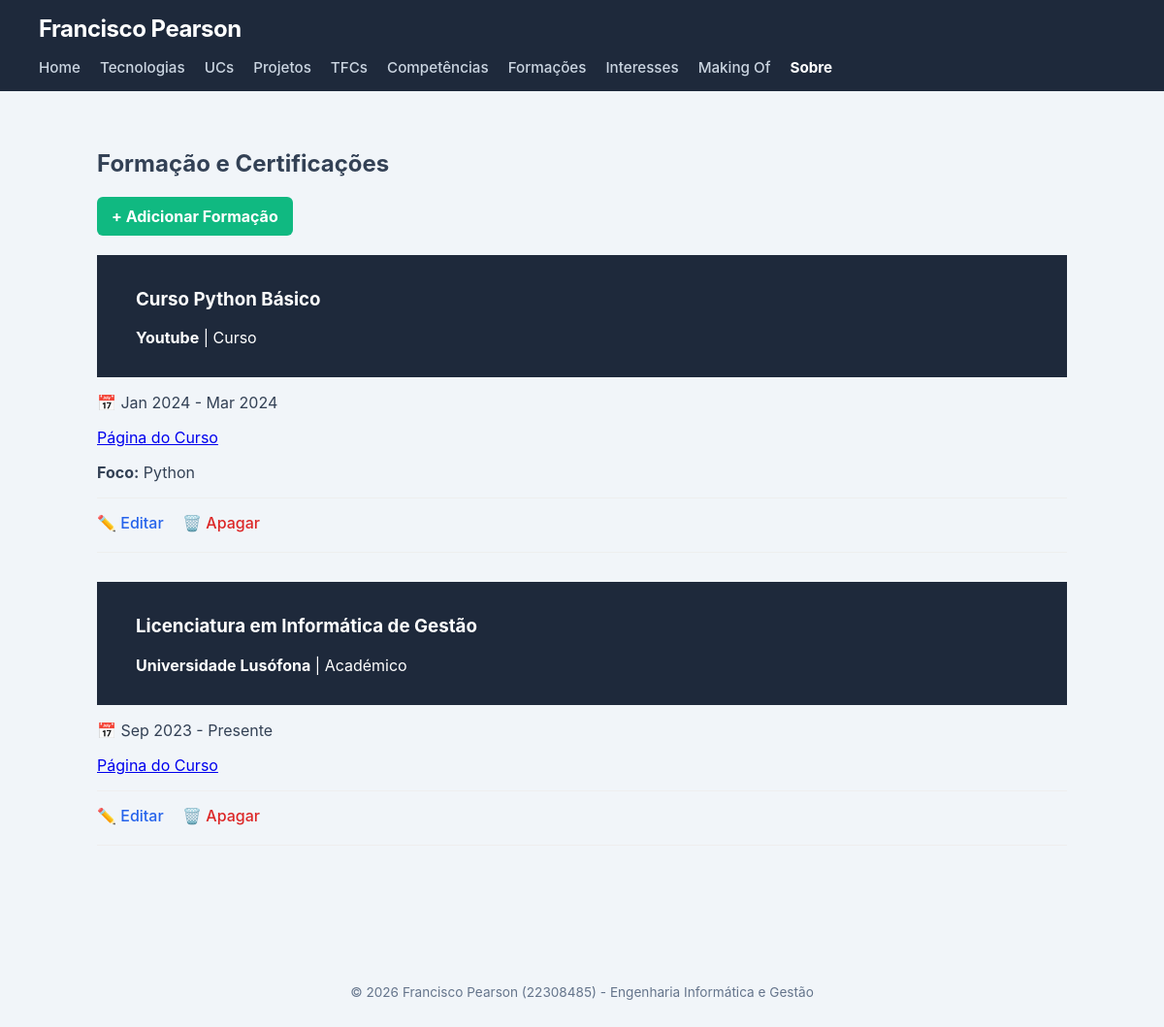
The page /portfolio/formacoes/ on the database its author committed.
### portfolio/models.py (models this page shows, shortened)
class Formacao(models.Model):
    TIPO_CHOICES = [
        ('CU', 'Curso'),
        ('CE', 'Certificação'),
        ('WO', 'Workshop'),
        ('AC', 'Académico'),
    ]
    titulo = models.CharField(max_length=200)
    instituicao = models.CharField(max_length=200)
    data_inicio = models.DateField()
    data_conclusao = models.DateField(blank=True, null=True)
    certificado = models.FileField(upload_to='certificados/', blank=True, null=True)
    url = models.URLField(blank=True)
    tipo = models.CharField(max_length=2, choices=TIPO_CHOICES, default='CU')
    tecnologias = models.ManyToManyField(Tecnologia, blank=True)
    class Meta:
        ordering = ['-data_inicio']

class Tecnologia(models.Model):
    NIVEL_CHOICES = [(i, str(i)) for i in range(1, 6)]
    nome = models.CharField(max_length=100)
    descricao = models.TextField(
        blank=True,
        help_text="O que faz, o que permite e aspetos que gostou ou não gostou."
    )
    logo = models.ImageField(upload_to='tecnologias/', blank=True, null=True)
    url_oficial = models.URLField(blank=True)
    nivel_interesse = models.IntegerField(choices=NIVEL_CHOICES, default=3)
    tipo = models.ForeignKey(
        TipoTecnologia,
        on_delete=models.SET_NULL,
        null=True,
        blank=True,
        related_name="tecnologias"
    )

### portfolio/views.py (the view)
# urls.py: path('formacoes/', views.formacoes_view, name='formacoes'),
def formacoes_view(request):
    formacoes = Formacao.objects.prefetch_related('tecnologias').all()
    return render(request, 'portfolio/formacoes.html', {'formacoes': formacoes})

### portfolio/templates/portfolio/formacoes.html
{% extends 'portfolio/base.html' %}
{% block content %}
<section>
    <h2>Formação e Certificações</h2>
    <a href="{% url 'portfolio:nova_formacao' %}" style="display: inline-block; background: #10b981; color: white; padding: 10px 15px; text-decoration: none; border-radius: 6px; font-weight: bold; margin-bottom: 20px;">
        + Adicionar Formação
    </a>
    {% if formacoes %}
        {% for formacao in formacoes %}
            <article style="margin-bottom: 30px; border-bottom: 1px solid #eee; padding-bottom: 20px;">
                <header>
                    <h3>{{ formacao.titulo }}</h3>
                    <p><strong>{{ formacao.instituicao }}</strong> | {{ formacao.get_tipo_display }}</p>
                </header>
                <p>📅 {{ formacao.data_inicio|date:"M Y" }} -
                   {% if formacao.data_conclusao %}{{ formacao.data_conclusao|date:"M Y" }}{% else %}Presente{% endif %}
                </p>
                {% if formacao.url %}
                    <p><a href="{{ formacao.url }}" target="_blank">Página do Curso</a></p>
                {% endif %}
                {% if formacao.tecnologias.all %}
                    <p><strong>Foco:</strong>
                    {% for tech in formacao.tecnologias.all %}
                        {{ tech.nome }}{% if not forloop.last %}, {% endif %}
                    {% endfor %}
                    </p>
                {% endif %}
                <div style="margin-top: 15px; padding-top: 15px; border-top: 1px solid #eee;">
                    <a href="{% url 'portfolio:editar_formacao' formacao.id %}" style="color: #2563eb; text-decoration: none; margin-right: 15px; font-weight: 500;">✏️ Editar</a>
                    <a href="{% url 'portfolio:apagar_formacao' formacao.id %}" style="color: #dc2626; text-decoration: none; font-weight: 500;">🗑️ Apagar</a>
                </div>
            </article>
        {% endfor %}
    {% else %}
        <p>Nenhuma formação registada.</p>
    {% endif %}
</section>
{% endblock %}

### portfolio/templates/portfolio/base.html (style rules this page uses)
body { margin: 0; font-family: -apple-system, BlinkMacSystemFont, "Segoe UI", Roboto, Helvetica, Arial, sans-serif; background-color: #f1f5f9; color: #334155; }
header { background-color: #1e293b; color: white; padding: 15px 40px; }

### rows shown on the page
Formacao: titulo "Curso Python Básico", instituicao "Youtube", tipo "Curso", data_inicio "Jan 2024", data_conclusao "Mar 2024"
Tecnologia: nome "Python"
Formacao: titulo "Licenciatura em Informática de Gestão", instituicao "Universidade Lusófona", tipo "Académico", data_inicio "Sep 2023", shows "Presente"
